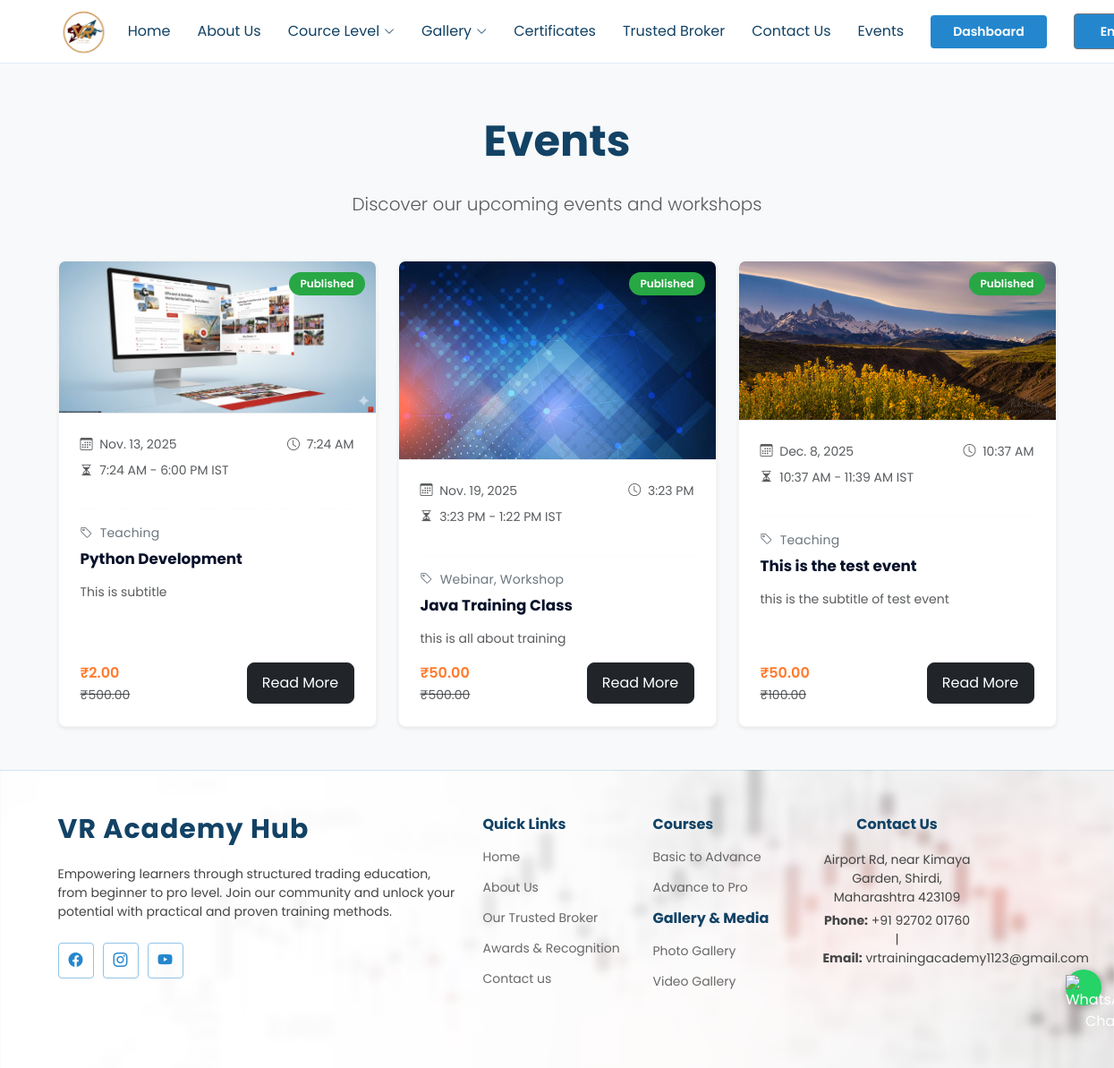
/en/events/ (signed in), run on the app's committed database.
### AdminApp/models.py (models this page shows, shortened)
class Event(models.Model):
    EVENT_STATUS = [
        ('draft', 'Draft'),
        ('published', 'Published'),
        ('cancelled', 'Cancelled'),
        ('completed', 'Completed'),
    ]
    thumbnail = models.ImageField(
        upload_to="event_thumbnails/",
        blank=True,
        null=True,
        help_text="Upload event thumbnail image (Recommended size: 800x600 pixels)"
    )
    title = models.CharField(
        max_length=200,
        help_text="Enter the main title of the event"
    )
    subtitle = models.CharField(
        max_length=300,
        blank=True,
        null=True,
        help_text="Add an optional subtitle for the event"
    )
    description = models.TextField(
        blank=True,
        null=True,
        help_text="Write a detailed description of the event"
    )
    category = models.CharField(
        max_length=100,
        blank=True,
        null=True,
        help_text="Specify the category or type of event (e.g., Webinar, Workshop)"
    )
    tags = models.JSONField(
        default=list,
        blank=True,
        null=True,
        help_text="List of keywords related to the event (e.g., ['Technology', 'Education'])"
    )
    event_date = models.DateField(
        help_text="Select the event date"
    )
    event_start_time = models.TimeField(
        help_text="Enter the start time of the event"
    )
    event_end_time = models.TimeField(
        help_text="Enter the end time of the event"
    )
    timezone = models.CharField(
        max_length=50,
        default='IST',
        help_text="Specify the event timezone"
    )
    meeting_link = models.URLField(
        blank=True,
        null=True,
        help_text="Add meeting link if applicable (e.g., Zoom or Google Meet URL)"
    )
    meeting_id = models.CharField(
        max_length=100,
        blank=True,
        null=True,
        help_text="Enter meeting ID if required"
    )
    meeting_password = models.CharField(
        max_length=100,
        blank=True,
        null=True,
        help_text="Enter meeting password if required"
    )
    is_free = models.BooleanField(
        default=False,
        help_text="Check if the event is free to attend"
    )
    registration_strickthrough_fee = models.DecimalField(
        max_digits=10,
        decimal_places=2,
        blank=True,
        null=True,
        help_text="Enter original registration fee (for strikethrough display)"
    )
    registration_offer_fee = models.DecimalField(
        max_digits=10,
        decimal_places=2,
        default=0.00,
        help_text="Enter discounted or current registration fee"
    )
    status = models.CharField(
        max_length=20,
        choices=EVENT_STATUS,
        default='draft',
        help_text="Select current event status"
    )
    created_at = models.DateTimeField(
        auto_now_add=True,
        help_text="Automatically set when event is created"
    )
    updated_at = models.DateTimeField(
        auto_now=True,
        help_text="Automatically updates when event is modified"
    )
    published_at = models.DateTimeField(
        blank=True,
        null=True,
        help_text="Date and time when event was published"
    )

### WebApp/views.py (the view)
# urls.py: path('events/', event_list, name='event_list'),
def event_list(request):
    events = Event.objects.all().order_by('event_date')
    context = {
        'events': events
    }
    return render(request, 'event_list.html', context)

### WebApp/templates/event_list.html (shortened to what this page needs)
{% extends "website_base.html" %}
{% load static %}
{% block content %}
<main class="py-5 bg-light">
  <div class="container">
    <div class="text-center mb-5">
      <h1 class="display-5 fw-bold text-gray-900 mb-3">Events</h1>
      <p class="lead text-muted max-w-2xl mx-auto">
        Discover our upcoming events and workshops
      </p>
    </div>
    <div class="row g-4">
      {% for event in events %}
      <div class="col-12 col-md-6 col-lg-4 col-xl-4">
        <article class="event-card h-100 bg-white rounded-3 shadow-sm">
          <div class="card-media position-relative">
            {% if event.thumbnail %}
              <img src="{{ event.thumbnail.url }}" alt="{{ event.title }}" class="img-fluid w-100" loading="lazy">
            {% else %}
              <img src="{% static 'website/img/cource-thumbnail.png' %}" alt="Default thumbnail" class="img-fluid w-100" loading="lazy">
            {% endif %}
            <div class="status-badge status-{{ event.status }}">
              {{ event.status|title }}
            </div>
          </div>
          <div class="card-body">
            <div class="meta mb-3">
              <div class="d-flex align-items-center mb-2">
                <div class="me-3 text-muted small">
                  <i class="bi bi-calendar3 me-1"></i> {{ event.event_date }}
                </div>
                <div class="text-muted small ms-auto">
                  <i class="bi bi-clock me-1"></i> {{ event.event_start_time|time:"g:i A" }}
                </div>
              </div>
              <div class="text-muted small">
                <i class="bi bi-hourglass-split me-1"></i>
                {{ event.event_start_time|time:"g:i A" }} - {{ event.event_end_time|time:"g:i A" }} {{ event.timezone }}
              </div>
            </div>
            <hr class="my-3 dotted">
            {% if event.category %}
            <div class="category small mb-2">
              <i class="bi bi-tag me-1"></i> {{ event.category }}
            </div>
            {% endif %}
            <h5 class="card-title mb-3">{{ event.title }}</h5>
            {% if event.subtitle %}
            <p class="text-muted small mb-3">{{ event.subtitle|truncatewords:10 }}</p>
            {% endif %}
            <div class="d-flex align-items-center justify-content-between mt-auto">
              <div class="price">
                {% if event.is_free %}
                  <div class="free text-orange fw-semibold">FREE</div>
                {% else %}
                  <div class="free text-orange fw-semibold">₹{{ event.registration_offer_fee }}</div>
                  {% if event.registration_strickthrough_fee %}
                    <div class="original text-muted small"><s>₹{{ event.registration_strickthrough_fee }}</s></div>
                  {% endif %}
                {% endif %}
              </div>
              <a href="{% url 'event_detail'  event.id %}" class="btn btn-dark register-btn" data-title="{{ event.title }}">
                Read More
              </a>
            </div>
          </div>
        </article>
      </div>
      {% endfor %}
    </div>
  </div>
</main>
{% endblock content %}

### static/website/css/style.css (style rules this page uses)
* { font-family: 'Poppins', sans-serif !important; }
:root { --default-font: "Roboto", system-ui, -apple-system, "Segoe UI", Roboto, "Helvetica Neue", Arial, "Noto Sans", "Liberation Sans", sans-serif, "Apple Color Emoji", "Segoe UI Emoji", "Segoe UI Symbol", "Noto Color Emoji"; --heading-font: "Poppins", sans-serif; --nav-font: "Poppins", sans-serif; }
:root { --white: #fff; --background-color: #eff9ff; --default-color: #444444; --heading-color: #124265; --accent-color: #2487ce; --surface-color: #ffffff; --contrast-color: #ffffff; }
:root { --nav-color: #124265; --nav-hover-color: #2487ce; --nav-mobile-background-color: #ffffff; --nav-dropdown-background-color: #ffffff; --nav-dropdown-color: #124265; --nav-dropdown-hover-color: #2487ce; }
:root { scroll-behavior: smooth; }
body { color: var(--default-color); background-color: var(--background-color); font-family: var(--default-font); }
a { color: var(--accent-color); text-decoration: none; transition: 0.3s; }
h1, h2, h3, h4, h5, h6 { color: var(--heading-color); font-family: var(--heading-font); }

### WebApp/templates/website_base.html (style rules this page uses)
* { font-family: 'Poppins', sans-serif !important; }
h2,h1 { padding: 10px; }

### WebApp/templates/event_list.html (style rules this page uses)
:root { --card-radius: 12px; --accent: #ff7a2d; --muted: #6c757d; --card-shadow: 0 6px 18px rgba(18, 38, 63, 0.06); --dotted-color: rgba(0,0,0,0.08); }
* { box-sizing: border-box; }
body { font-family: "Poppins", system-ui, -apple-system, "Segoe UI", Roboto, "Helvetica Neue", Arial; color: #121826; background: #f7f9fb; }
.event-card { border: 1px solid rgba(0,0,0,0.04); box-shadow: var(--card-shadow); overflow: hidden; transition: transform .18s ease, box-shadow .18s ease; display: flex; flex-direction: column; height: 100%; }
.card-media { overflow: hidden; border-bottom: 1px solid rgba(0,0,0,0.04); background: #f1f5f9; }
.card-media img { display: block; width: 100%; height: auto; object-fit: cover; }
@media (min-width: 992px) { .card-media img { height: auto; } }
.dotted { border-top: 1px dashed var(--dotted-color); margin: 0; }
.card-title { font-size: 1.05rem; line-height: 1.25; font-weight: 700; color: #07112a; margin-bottom: 0.5rem; }
.category { letter-spacing: 0.2px; color: var(--muted); }
.price .free { color: var(--accent); font-weight: 700; font-size: 1rem; }
.price .original { margin-top: 2px; }
.register-btn { min-width: 120px; padding: 10px 14px; border-radius: 8px; }
.status-badge { position: absolute; top: 12px; right: 12px; padding: 4px 12px; border-radius: 20px; font-size: 0.75rem; font-weight: 600; z-index: 2; }
.status-published { background: #28a745; color: white; }
.card-body { padding: 1.5rem; flex: 1; display: flex; flex-direction: column; }

### data on the page
Event: thumbnail (picture), status "Published", event_date "Nov. 13, 2025", event_start_time "7:24 AM", event_end_time "6:00 PM", timezone "IST", category "Teaching", title "Python Development", subtitle "This is subtitle", registration_offer_fee "2.00", registration_strickthrough_fee "500.00"
Event: thumbnail (picture), status "Published", event_date "Nov. 19, 2025", event_start_time "3:23 PM", event_end_time "1:22 PM", timezone "IST", category "Webinar, Workshop", title "Java Training Class", subtitle "this is all about training", registration_offer_fee "50.00", registration_strickthrough_fee "500.00"
Event: thumbnail (picture), status "Published", event_date "Dec. 8, 2025", event_start_time "10:37 AM", event_end_time "11:39 AM", timezone "IST", category "Teaching", title "This is the test event", subtitle "this is the subtitle of test event", registration_offer_fee "50.00", registration_strickthrough_fee "100.00"

### other printed values
form field language "English"
